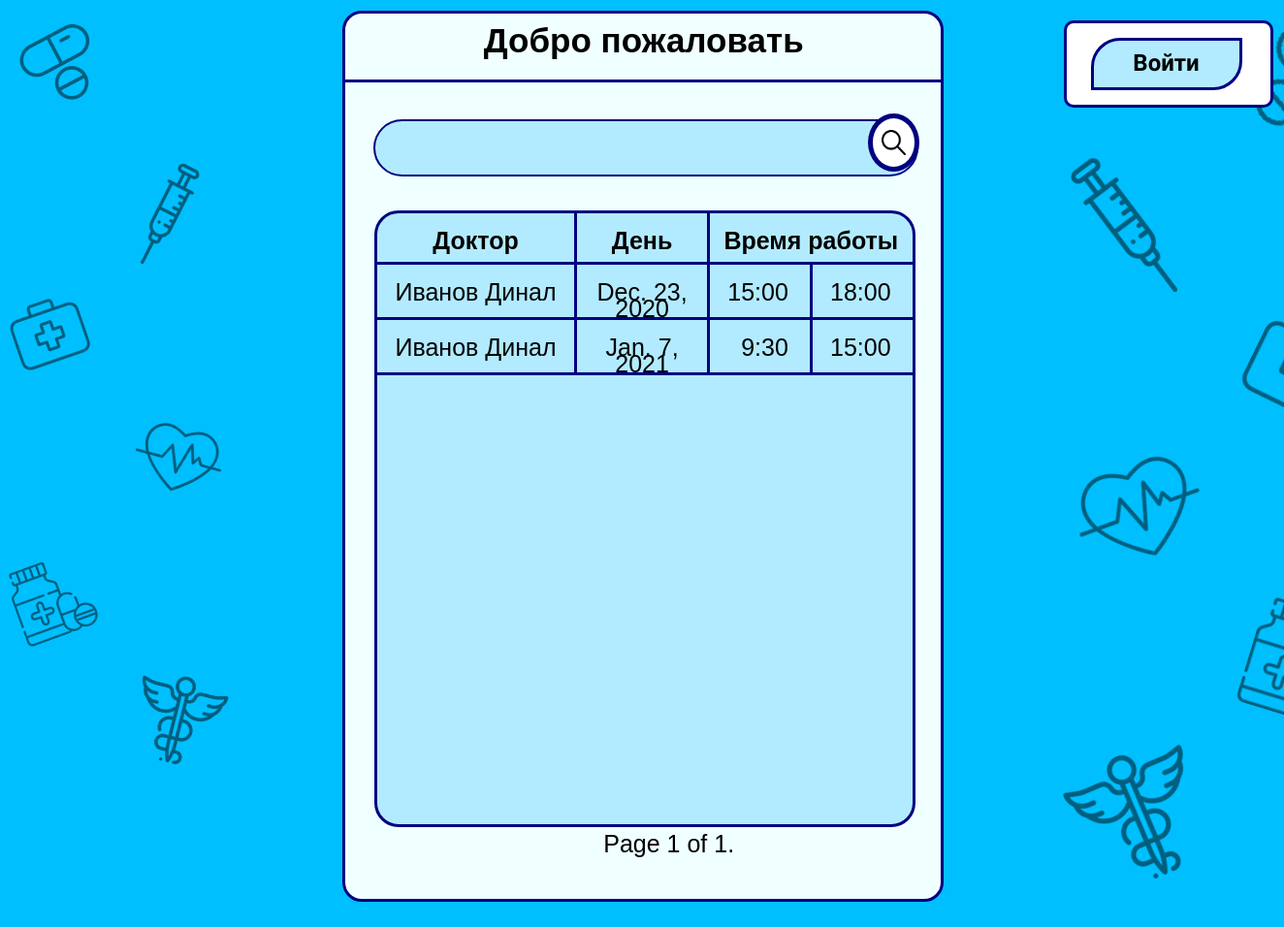
The page / on the database its author committed.
### registry/models.py (models this page shows, shortened)
class Schedule(models.Model):
    id_doctor=models.ForeignKey(Doctor, on_delete=models.CASCADE)
    day = models.DateField()
    time_reception = models.IntegerField()
    start_hour =models.IntegerField()
    start_minute = models.IntegerField()
    end_hour = models.IntegerField()
    end_minute = models.IntegerField()

class Doctor(models.Model):
    surname = models.CharField(max_length=30)
    name = models.CharField(max_length=30)
    patronymic = models.CharField(max_length=30, blank=True)
    gender = models.CharField(max_length=1)
    room_number = models.IntegerField()
    phone_number = models.CharField(max_length=11)
    subdivisions = models.CharField(max_length=50)
    def __str__(self):
        return self.surname+" "+self.name

### registry/views.py (the view)
# urls.py: path('', views.MainPatient, name = 'MainPatient'),
def MainPatient(request):
    if request.method == "GET":
        all_Schedule = Schedule.objects.all()
        start_minute = {object.pk: object.start_minute for object in all_Schedule}
        end_minute = {object.pk: object.end_minute for object in all_Schedule}
        for key in start_minute:
            if start_minute[key]==0:
                start_minute[key] = str("00")
        for key in end_minute:
            if end_minute[key]==0:
                end_minute[key] = str("00")
        paginator = Paginator(all_Schedule, 10)  # Show 25 contacts per page
        page = request.GET.get('page')
        try:
            schedules = paginator.page(page)
        except PageNotAnInteger:
            schedules = paginator.page(1)
        except EmptyPage:
            schedules = paginator.page(paginator.num_pages)
        context = {
            'schedules':schedules,
            'start_minute': start_minute,
            'end_minute': end_minute,
        }
        return render(request, "mainpatient.html", context=context)
    if request.method == "POST":
        return HttpResponseRedirect(reverse('registry'))

### registry/templates/mainpatient.html (shortened to what this page needs)
<!DOCTYPE html>
<html class="nojs html" lang="ru-RU">
 <head>
  <link rel="stylesheet" type="text/css" href="/static/css/site_global.css?crc=444006867"/>
  <link rel="stylesheet" type="text/css" href="/static/css/adminschedule.css?crc=356168397" id="pagesheet"/>
 </head>
 <body>
  <div class="clearfix borderbox" id="page">
   <div class="position_content" id="page_position_content">
    <div class="browser_width colelem" id="u6608-bw">
     <div id="u6608">
      <div class="clearfix" id="u6608_align_to_page">
       <div class="clearfix grpelem" id="u6584">
        <div class="clearfix grpelem" id="pu6591">
         <div class="clip_frame colelem" id="u6591" data-mu-ie-matrix="progid:DXImageTransform.Microsoft.Matrix(M11=0.9563,M12=-0.2924,M21=0.2924,M22=0.9563,SizingMethod='auto expand')" data-mu-ie-matrix-dx="-14" data-mu-ie-matrix-dy="-14">
          <img class="block" id="u6591_img" src="/static/images/pills.png?crc=3958534910" alt="" data-heightwidthratio="1" data-image-width="110" data-image-height="110"/>
         </div>
         <div class="clip_frame colelem" id="u6595" data-mu-ie-matrix="progid:DXImageTransform.Microsoft.Matrix(M11=0.9455,M12=0.3256,M21=-0.3256,M22=0.9455,SizingMethod='auto expand')" data-mu-ie-matrix-dx="-15" data-mu-ie-matrix-dy="-15">
          <img class="block" id="u6595_img" src="/static/images/first-aid-kit.png?crc=523093676" alt="" data-heightwidthratio="1" data-image-width="107" data-image-height="107"/>
         </div>
         <div class="clip_frame colelem" id="u6593" data-mu-ie-matrix="progid:DXImageTransform.Microsoft.Matrix(M11=0.9397,M12=0.342,M21=-0.342,M22=0.9397,SizingMethod='auto expand')" data-mu-ie-matrix-dx="-16" data-mu-ie-matrix-dy="-16">
          <img class="block" id="u6593_img" src="/static/images/medicine.png?crc=212170396" alt="" data-heightwidthratio="1" data-image-width="114" data-image-height="114"/>
         </div>
        </div>
        <div class="clearfix grpelem" id="pu6587">
         <div class="clip_frame colelem" id="u6587" data-mu-ie-matrix="progid:DXImageTransform.Microsoft.Matrix(M11=0.9511,M12=0.309,M21=-0.309,M22=0.9511,SizingMethod='auto expand')" data-mu-ie-matrix-dx="-16" data-mu-ie-matrix-dy="-16">
          <img class="block" id="u6587_img" src="/static/images/syringe.png?crc=315584796" alt="" data-heightwidthratio="1" data-image-width="125" data-image-height="125"/>
         </div>
         <div class="clip_frame colelem" id="u6589" data-mu-ie-matrix="progid:DXImageTransform.Microsoft.Matrix(M11=0.9659,M12=-0.2588,M21=0.2588,M22=0.9659,SizingMethod='auto expand')" data-mu-ie-matrix-dx="-15" data-mu-ie-matrix-dy="-15">
          <img class="block" id="u6589_img" src="/static/images/heart.png?crc=32010908" alt="" data-heightwidthratio="1" data-image-width="132" data-image-height="132"/>
         </div>
         <div class="clip_frame colelem" id="u6585" data-mu-ie-matrix="progid:DXImageTransform.Microsoft.Matrix(M11=0.9703,M12=-0.2419,M21=0.2419,M22=0.9703,SizingMethod='auto expand')" data-mu-ie-matrix-dx="-14" data-mu-ie-matrix-dy="-14">
          <img class="block" id="u6585_img" src="/static/images/pharmacy.png?crc=4015191175" alt="" data-heightwidthratio="1" data-image-width="132" data-image-height="132"/>
         </div>
        </div>
       </div>
       <div class="rounded-corners clearfix grpelem" id="u6567">
        <div class="position_content" id="u6567_position_content">
         <div class="clearfix colelem" id="pu6568">
          <p id="welcome">Добро пожаловать</p>
         </div>
         <div class="colelem" id="u6569"></div>
         <form action="{% url 'SearchSchedule' %}">
         <div class="clearfix colelem" id="u6602">
          <input name="search" value="{{shedule_name}}" class="rounded-corners clearfix grpelem" id="u6605">
           <div class="rounded-corners clearfix grpelem" id="u6606">
            <button class="clip_frame grpelem" id="u6603">
             <img class="block" id="u6603_img" src="/static/images/loupe.png?crc=161762781" alt="" data-heightwidthratio="1" data-image-width="37" data-image-height="37"/>
            </button>
           </div>
         </div>
         </form>
         <div class="rounded-corners colelem" id="u6598">
          <form>
          <table>
           <tr>
            <td id="doctor-name">Доктор</td>
            <td id="day-name">День</td>
            <td colspan="4" id="time-name">Время работы</td>
           </tr>
          {% for schedule in schedules %}
           <tr>
           <td id="doctor" valign="top" align="center" >{{schedule.id_doctor}}</td>
           <td id="day">{{schedule.day}}</td>
           <td id="start_hour">{{schedule.start_hour}}:</td>
            {% for key, value in start_minute.items %}
           {% if key == schedule.id %}<td id="start_minute">{{ value }}</td>{% endif %}
            {% endfor %}
           <td id="end_hour">{{schedule.end_hour}}:</td>
            {% for key, value in end_minute.items %}
           {% if key == schedule.id %}<td id="end_minute">{{value}}</td>{% endif %}
            {% endfor %}
          </tr>
           {% endfor %}
          </table>
           <div class="pagination">
            <span class="step-links">
             <span class="current">
              Page {{ schedules.number }} of {{ schedules.paginator.num_pages }}.
             </span>
            </span>
           </div>
           </form>
         </div>
        </div>
       </div>
       <div class="clearfix grpelem" id="pu6571">
        <div class="clearfix grpelem" id="u6571">
         <div class="clearfix grpelem" id="pu6582">
          <div class="clip_frame colelem" id="u6582" data-mu-ie-matrix="progid:DXImageTransform.Microsoft.Matrix(M11=0.1392,M12=0.9903,M21=-0.9903,M22=0.1392,SizingMethod='auto expand')" data-mu-ie-matrix-dx="-8" data-mu-ie-matrix-dy="-8" data-sizePolicy="fixed" data-pintopage="page_fluidx">
           <img class="block" id="u6582_img" src="/static/images/syringe.png?crc=315584796" alt="" width="125" height="125"/>
          </div>
          <div class="clip_frame colelem" id="u6578" data-mu-ie-matrix="progid:DXImageTransform.Microsoft.Matrix(M11=0.9397,M12=0.342,M21=-0.342,M22=0.9397,SizingMethod='auto expand')" data-mu-ie-matrix-dx="-19" data-mu-ie-matrix-dy="-19" data-sizePolicy="fixed" data-pintopage="page_fluidx">
           <img class="block" id="u6578_img" src="/static/images/heart.png?crc=32010908" alt="" width="132" height="132"/>
          </div>
          <div class="clip_frame colelem" id="u6576" data-mu-ie-matrix="progid:DXImageTransform.Microsoft.Matrix(M11=0.9205,M12=0.3907,M21=-0.3907,M22=0.9205,SizingMethod='auto expand')" data-mu-ie-matrix-dx="-21" data-mu-ie-matrix-dy="-21" data-sizePolicy="fixed" data-pintopage="page_fluidx">
           <img class="block" id="u6576_img" src="/static/images/pharmacy.png?crc=4015191175" alt="" width="132" height="132"/>
          </div>
         </div>
         <div class="clearfix grpelem" id="pu6572">
          <div class="colelem" id="u6572" data-mu-ie-matrix="progid:DXImageTransform.Microsoft.Matrix(M11=0.9563,M12=-0.2924,M21=0.2924,M22=0.9563,SizingMethod='auto expand')" data-mu-ie-matrix-dx="-14" data-mu-ie-matrix-dy="-14" data-sizePolicy="fixed" data-pintopage="page_fluidx">
          </div>
          <div class="clip_frame colelem" id="u6574" data-mu-ie-matrix="progid:DXImageTransform.Microsoft.Matrix(M11=0.8988,M12=-0.4384,M21=0.4384,M22=0.8988,SizingMethod='auto expand')" data-mu-ie-matrix-dx="-18" data-mu-ie-matrix-dy="-18" data-sizePolicy="fixed" data-pintopage="page_fluidx">
           <img class="block" id="u6574_img" src="/static/images/first-aid-kit.png?crc=523093676" alt="" width="107" height="107"/>
          </div>
          <div class="clip_frame colelem" id="u6580" data-mu-ie-matrix="progid:DXImageTransform.Microsoft.Matrix(M11=0.9563,M12=-0.2924,M21=0.2924,M22=0.9563,SizingMethod='auto expand')" data-mu-ie-matrix-dx="-14" data-mu-ie-matrix-dy="-14" data-sizePolicy="fixed" data-pintopage="page_fluidx">
           <img class="block" id="u6580_img" src="/static/images/medicine.png?crc=212170396" alt="" width="114" height="114"/>
          </div>
         </div>
        </div>
        <div class="rounded-corners clearfix grpelem" id="arka">
         <a class="nonblock nontext rounded-corners clearfix grpelem" id="u6555-4" href="{% url 'registry' %}"><p id="u6556-2"><span id="u6556">Войти</span></p></a>
        </div>
       </div>
      </div>
     </div>
    </div>
   </div>
  </div>
</body>
</html>

### registry/static/css/site_global.css (style rules this page uses)
html { max-height: 100%; min-width: 100%; -ms-text-size-adjust: none; }
body, div, dl, dt, dd, ul, ol, li, nav, h1, h2, h3, h4, h5, h6, pre, code, form, fieldset, legend, input, button, textarea, p, blockquote, th, td, a { margin: 0px; padding: 0px; border-width: 0px; border-style: solid; border-color: transparent; -webkit-transform-origin: left top; -ms-transform-origin: left top; -o-transform-origin: left top; transform-origin: left top; background-repeat: no-repeat; }
table { border-collapse: collapse; border-spacing: 0px; }
fieldset, img { border: 0px; border-style: solid; -webkit-transform-origin: left top; -ms-transform-origin: left top; -o-transform-origin: left top; transform-origin: left top; }
input, button, textarea, select, optgroup, option { font-family: inherit; font-size: inherit; font-style: inherit; font-weight: inherit; }
body { font-family: Arial, Helvetica Neue, Helvetica, sans-serif; text-align: left; font-size: 25px; line-height: 17px; word-wrap: break-word; text-rendering: optimizeLegibility; -moz-font-feature-settings: 'liga'; -ms-font-feature-settings: 'liga'; -webkit-font-feature-settings: 'liga'; font-feature-settings: 'liga'; }
a:link { color: #0000FF; text-decoration: none; }
a.nontext { color: black; text-decoration: none; font-style: normal; font-weight: normal; }
.colelem { display: inline; float: left; clear: both; }
.clearfix:after { content: "\0020"; visibility: hidden; display: block; height: 0px; clear: both; }
.clip_frame { overflow: hidden; }
.position_content, .excludeFromNormalFlow { float: left; }
.MenuBar .SubMenuVisible, .MenuBarVertical .SubMenuVisible, .MenuBar .SubMenu .SubMenuVisible, .popup_element.Active, span.actAsPara, .actAsDiv, a.nonblock.nontext, img.block { display: block; }
.borderbox { -moz-box-sizing: border-box; -webkit-box-sizing: border-box; -ms-box-sizing: border-box; box-sizing: border-box; }
.browser_width>* { position: absolute; left: 0px; right: 0px; }
.grpelem, .accordion_wrapper { display: inline; float: left; }
p, h1, h2, h3, h4, h5, h6, ol, ul, span.actAsPara { max-height: 1000000px; }
@media screen and (-webkit-min-device-pixel-ratio:0) { body { text-rendering: auto; } }

### rows shown on the page
Schedule: id_doctor "Иванов Динал", day "Dec. 23, 2020", start_hour "15", start_minute "00", end_hour "18", end_minute "00"
Schedule: id_doctor "Иванов Динал", day "Jan. 7, 2021", start_hour "9", start_minute "30", end_hour "15", end_minute "00"

### other values the page prints
{{ schedules.number }} "1"
{{ schedules.paginator.num_pages }} "1"
